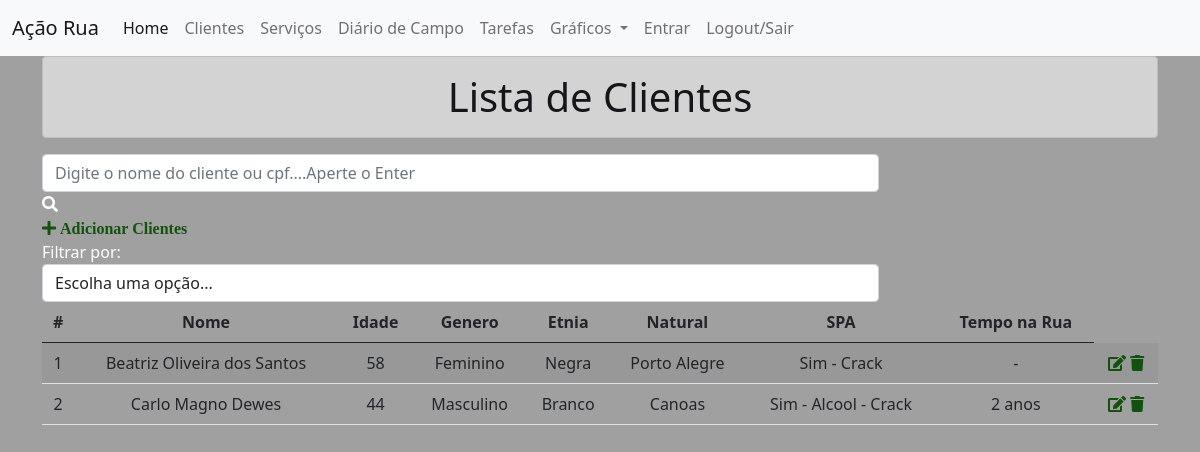
/list/, run on an earlier commit of the app's database.
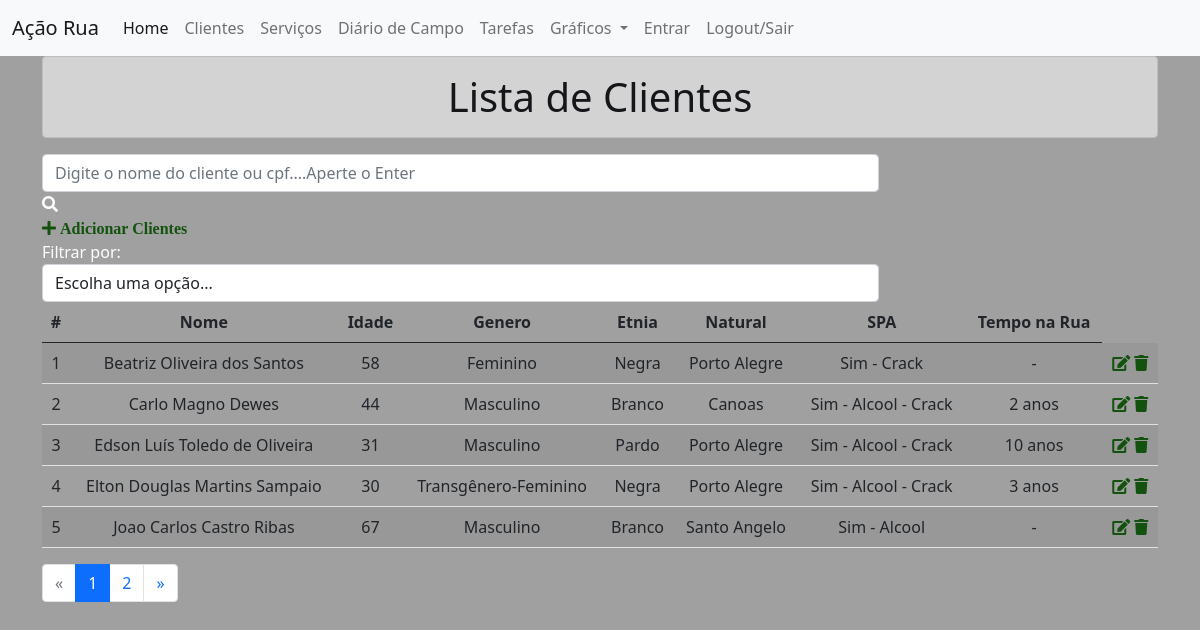
And on a later commit of the database.
### clientes/models.py (models this page shows, shortened)
class Clientes(models.Model):
    nome = models.CharField('Nome', max_length=100)
    aniversario = models.DateField('Data de Nascimento')
    idade = models.IntegerField()
    cpf = models.CharField('CPF', max_length=11)
    escolaridade = models.CharField('Escolaridade', max_length=100)
    genero = models.CharField('Genero', max_length=30)
    etnia = models.CharField('Etnia', max_length=50)
    natural = models.CharField('Natural', max_length=100)
    spa = models.CharField('SPA', max_length=100)
    beneficios = models.CharField('Beneficios', max_length=100)
    temporua = models.CharField('Tempo na Rua', max_length=25)
    datacadastro = models.DateField('Data do Cadastro')
    profissional = models.CharField('Profissional', max_length=100)

### clientes/views.py (the view)
# urls.py: path('list/', ListaClientesView.as_view(), name='list'),
class ListaClientesView(ListView):
    models = Clientes
    template_name = 'list.html'
    paginate_by = 5
    ordering = 'id'
    queryset = Clientes.objects.all().order_by()
    context_object_name = 'clientes'
    def get_queryset(self):
        query = self.request.GET.get('q')
        if query:
            return Clientes.objects.filter(
                Q(nome__icontains=query) |
                Q(idade__icontains=query) |
                Q(genero__icontains=query) |
                Q(etnia__icontains=query) |
                Q(spa__icontains=query) |
                Q(temporua__icontains=query)
            )
        else:
            return Clientes.objects.all()

### clientes/templates/list.html (shortened to what this page needs)
{% extends 'base.html' %}
{% load static %}
{% block content %}
<div class="container">
    <h1 class="text-center alert alert-dark">Lista de Clientes</h1>
    <div class="col-9 search-div">
        <form method="GET" id="search-form">
            <input class="form-control" type="text" id="search" name="q"
                   placeholder="Digite o nome do cliente ou cpf....Aperte o Enter"
                   value="{{ request.GET.q }}">
            <i class="fas fa-search"></i>
        </form>
    </div>
    <a id="add-link" href="/addc">
        <div class="col-2 add-div">
            <i class="fas fa-plus"> Adicionar Clientes</i>
        </div>
    </a>
    <div class="col-9 filter-div">
        <span>Filtrar por:</span>
        <select name="filter" id="filter" class="form-control">
            <option value="">Escolha uma opção...</option>
        </select>
    </div>
    <table class="table table-striped" >
        <thead align="center">
        <tr>
            <th scope="col">#</th>
            <th scope="col">Nome</th>
            <th scope="col">Idade</th>
            <th scope="col">Genero</th>
            <th scope="col">Etnia</th>
            <th scope="col">Natural</th>
            <th scope="col">SPA</th>
            <th scope="col">Tempo na Rua</th>
        </tr>
        </thead>
        <tbody align="center">
        {% for clientes in clientes %}
        <tr>
            <td>{{ clientes.id }}</td>
            <td>{{ clientes.nome }}</td>
            <td>{{ clientes.idade }}</td>
            <td>{{ clientes.genero }}</td>
            <td>{{ clientes.etnia }}</td>
            <td>{{ clientes.natural }}</td>
            <td>{{ clientes.spa }}</td>
            <td>{{ clientes.temporua }}</td>
            <td>
                <a href="{% url 'upd_clientes' clientes.pk %}"><span><i class="fas fa-edit"></i></span></a>
                <a href="{% url 'del_clientes' clientes.pk %}"><span><i class="fas fa-trash"></i></span></a>
            </td>
        </tr>
        {% endfor %}
        </tbody>
    </table>
    {% if is_paginated %}
    <nav aria-label="navegacao-paginacao">
        <ul class="pagination">
            {% if page_obj.has_previous %}
            <li class="page-item"><a class="page-link" href="?page={{ page_obj.previous_page_number }}">&laquo;</a></li>
            {% else %}
            <li class="page-item disabled"><a class="page-link" href="#">&laquo;</a></li>
            {% endif %}
            {% for num in paginator.page_range %}
            {% if page_obj.number == num %}
            <li class="page-item active"><a class="page-link" href="#">{{ num }}</a></li>
            {% else %}
            <li class="page-item"><a class="page-link" href="?page={{ num }}">{{ num }}</a></li>
            {% endif %}
            {% endfor %}
            {% if page_obj.has_next %}
            <li class="page-item"><a class="page-link" href="?page={{ page_obj.next_page_number }}">&raquo;</a></li>
            {% else %}
            <li class="page-item disabled"><a class="page-link" href="#">&raquo;</a></li>
            {% endif %}
        </ul>
    </nav>
    {% endif %}
</div>
{% endblock %}

### core/templates/base.html (shortened to what this page needs)
{% load static %}
<!doctype html>
<html lang="en">
<head>
    <link href="https://cdn.jsdelivr.net/npm/bootstrap@5.0.2/dist/css/bootstrap.min.css" rel="stylesheet"
>
    <link rel="stylesheet" href="{% static 'css/estilos.css' %}">
    <link rel="stylesheet" href="{% static 'css/styles.css' %}">
    <link rel="stylesheet" href="https://use.fontawesome.com/releases/v5.7.2/css/all.css">
</head>
<body>
{% include 'navbar.html' %}
{% block content %}
{% endblock content%}
</body>
</html>

### core/templates/navbar.html (shortened to what this page needs)
{% load static %}
<nav class="navbar navbar-expand-lg navbar-light bg-light navbar-fixed-top" role="navigation">
    <div class="container-fluid">
        <a class="navbar-brand" href="#">Ação Rua</a>
        <div class="collapse navbar-collapse" id="navbarScroll">
            <ul class="navbar-nav me-auto my-2 my-lg-0 navbar-nav-scroll" style="--bs-scroll-height: 100px;">
                <li class="nav-item">
                    <a class="nav-link active" aria-current="page" href="/">Home</a>
                </li>
                <li class="nav-item">
                    <a class="nav-link" href="/list/">Clientes</a>
                </li>
                <li class="nav-item">
                    <a class="nav-link" href="/listaservicos/">Serviços</a>
                </li>
                <li class="nav-item">
                    <a class="nav-link" href="/listadiario/">Diário de Campo</a>
                </li>
                <li class="nav-item">
                    <a class="nav-link" href="/listatarefas/">Tarefas</a>
                </li>
                <li class="nav-item dropdown">
                    <a class="nav-link dropdown-toggle" href="#" id="navbarScrollingDropdown" role="button"
                       data-bs-toggle="dropdown" aria-expanded="false">
                        Gráficos
                    </a>
                </li>
                <li class="nav-item">
                    <a class="nav-link" href="#">Entrar</a>
                </li>
                <li class="nav-item">
                    <a class="nav-link" href="#">Logout/Sair</a>
                </li>
            </ul>
        </div>
    </div>
</nav>

### core/static/css/estilos.css (style rules this page uses)
body { background-color: #a0a0a0; color: #ffffff; }
a { text-decoration: none; color: #13520E; }

What changed in the data, as far as the page shows it:
added Clientes: id "3", nome "Edson Luís Toledo de Oliveira", idade "31", genero "Masculino", etnia "Pardo", natural "Porto Alegre", spa "Sim - Alcool - Crack", temporua "10 anos"
added Clientes: id "4", nome "Elton Douglas Martins Sampaio", idade "30", genero "Transgênero-Feminino", etnia "Negra", natural "Porto Alegre", spa "Sim - Alcool - Crack", temporua "3 anos"
added Clientes: id "5", nome "Joao Carlos Castro Ribas", idade "67", genero "Masculino", etnia "Branco", natural "Santo Angelo", spa "Sim - Alcool", temporua "-"
Also different on the page:
new list line: "1"
new list line: "2"
